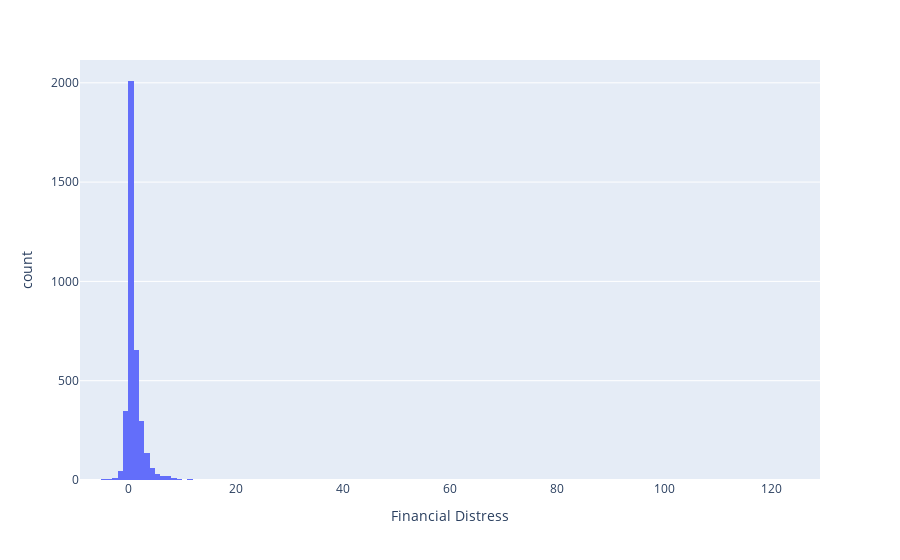

Write notebook code for a chart like this one.
### Code cell
fig = px.histogram(df, x=target, nbins=150)
fig.show()

### Figure 1 — Plotly figure (JSON) as saved in the notebook; plotly's stock layout.template omitted (floating-point values rounded to 4 significant figures; data arrays with more than 128 entries replaced by an {"elided": "..."} marker saying what was removed)
{"data": [{"alignmentgroup": "True", "bingroup": "x", "hovertemplate": "Financial Distress=%{x}<br>count=%{y}<extra></extra>", "legendgroup": "", "marker": {"color": "#636efa", "pattern": {"shape": ""}}, "name": "", "nbinsx": 150, "offsetgroup": "", "orientation": "v", "showlegend": false, "type": "histogram", "x": {"elided": "3672 float values"}, "xaxis": "x", "yaxis": "y"}], "layout": {"barmode": "relative", "legend": {"tracegroupgap": 0}, "margin": {"t": 60}, "xaxis": {"anchor": "y", "domain": [0, 1], "title": {"text": "Financial Distress"}}, "yaxis": {"anchor": "x", "domain": [0, 1], "title": {"text": "count"}}}}
